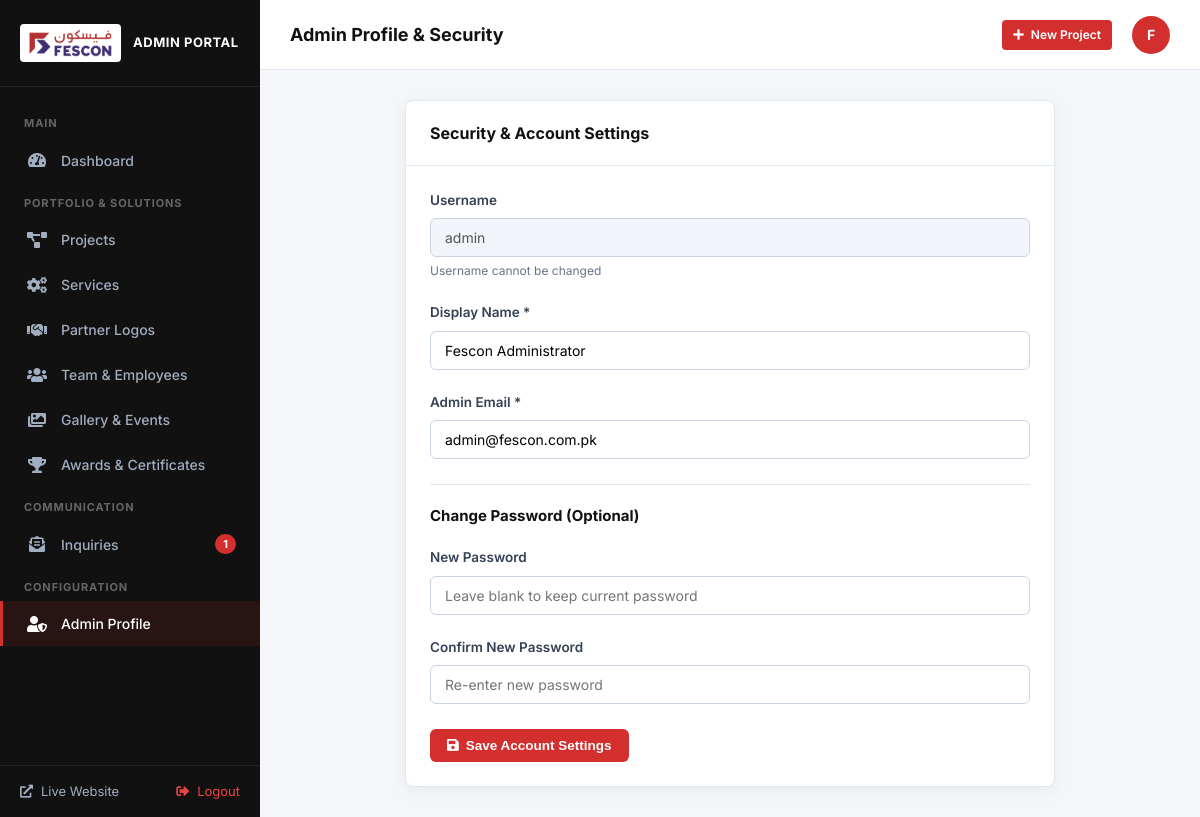
Screenshot of /admin/profile.php (signed in) with the database file from the repository.
### tables this page shows
CREATE TABLE users (
        id INTEGER PRIMARY KEY AUTOINCREMENT,
        username TEXT UNIQUE NOT NULL,
        password_hash TEXT NOT NULL,
        name TEXT NOT NULL,
        email TEXT NOT NULL,
        role TEXT DEFAULT 'admin',
        created_at DATETIME DEFAULT CURRENT_TIMESTAMP
    );

### includes/config.php (called while the page is built, shortened)
<?php
$scriptName = str_replace('\\', '/', $_SERVER['SCRIPT_NAME'] ?? '');
$scriptDir = dirname($scriptName);
if (!empty($_ENV['VERCEL']) || !empty($_SERVER['VERCEL']) || getenv('VERCEL')) {
    $base_url = '';
} else if ($scriptDir === '/' || $scriptDir === '\\') {
    $base_url = '';
} else {
    $parts = explode('/', trim($scriptDir, '/'));
    $knownPages = [
        'about-us', 'our-story', 'our-values', 'management-team', 'the-founder',
        'certifications', 'collaborations', 'blogs', 'gallery', 'awards', 'services', 'planning-and-designing',
        'epc-projects', 'energy-transmission-distribution', 'operation-maintenance',
        'mep-solutions', 'civil-works', 'projects', 'hse-policy', 'welfare-policy',
        'csr-policy', 'team', 'contact-us', 'careers', 'client-projects',
        'project-detail', 'service-detail', 'admin', 'api'
    ];
    if (!empty($parts) && in_array(end($parts), $knownPages)) {
        array_pop($parts);
    }
    $base_url = !empty($parts) ? '/' . implode('/', $parts) : '';
}
?>

### admin/auth.php (called while the page is built, shortened)
<?php
require_once __DIR__ . '/../includes/config.php';
function is_admin_logged_in() {
    return !empty($_SESSION['fescon_admin_logged_in']) && !empty($_SESSION['fescon_admin_id']);
}
function get_current_admin() {
    return [
        'id' => $_SESSION['fescon_admin_id'],
        'username' => $_SESSION['fescon_admin_username'] ?? 'admin',
        'name' => $_SESSION['fescon_admin_name'] ?? 'Administrator',
        'email' => $_SESSION['fescon_admin_email'] ?? 'admin@fescon.com.pk'
    ];
}
?>

### admin/profile.php (the view, shortened to what this page needs)
<?php
require_once __DIR__ . '/auth.php';
$db = get_db();
$current_admin = get_current_admin();
$admin_id = $current_admin['id'];
$userStmt = $db->prepare("SELECT * FROM users WHERE id = ?");
$userStmt->execute([$admin_id]);
$user = $userStmt->fetch();
$admin_page_title = 'Admin Profile & Security';
$active_tab = 'profile';
require_once __DIR__ . '/includes/header.php';
?>
<div class="admin-card" style="max-width: 650px; margin: 0 auto;">
    <div class="admin-card-header">
        <h3 class="admin-card-title">Security &amp; Account Settings</h3>
    </div>
    <div class="admin-card-body">
        <form method="POST" action="">
            <div class="form-group">
                <label for="username">Username</label>
                <input type="text" id="username" class="form-control" value="<?php echo htmlspecialchars($user['username']); ?>" disabled style="background:#f1f5f9; cursor:not-allowed;">
                <div class="form-text-help">Username cannot be changed</div>
            </div>
            <div class="form-group">
                <label for="name">Display Name *</label>
                <input type="text" id="name" name="name" class="form-control" value="<?php echo htmlspecialchars($_POST['name'] ?? $user['name']); ?>" required>
            </div>
            <div class="form-group">
                <label for="email">Admin Email *</label>
                <input type="email" id="email" name="email" class="form-control" value="<?php echo htmlspecialchars($_POST['email'] ?? $user['email']); ?>" required>
            </div>
            <div style="border-top: 1px solid var(--admin-border); margin: 25px 0 20px; padding-top: 20px;">
                <h4 style="font-size: 15px; margin-bottom: 14px; color:#111;">Change Password (Optional)</h4>
            </div>
            <div class="form-group">
                <label for="new_password">New Password</label>
                <input type="password" id="new_password" name="new_password" class="form-control" placeholder="Leave blank to keep current password">
            </div>
            <div class="form-group">
                <label for="confirm_password">Confirm New Password</label>
                <input type="password" id="confirm_password" name="confirm_password" class="form-control" placeholder="Re-enter new password">
            </div>
            <div style="margin-top: 25px;">
                <button type="submit" class="btn-admin btn-admin-primary">
                    <i class="fas fa-save"></i> Save Account Settings
                </button>
            </div>
        </form>
    </div>
</div>
<?php require_once __DIR__ . '/includes/footer.php'; ?>

### admin/includes/header.php (shortened to what this page needs)
<?php
require_once __DIR__ . '/../auth.php';
$current_admin = get_current_admin();
$db = get_db();
$unread_count = $db->query("SELECT COUNT(*) FROM inquiries WHERE is_read = 0")->fetchColumn();
?>
<!DOCTYPE html>
<html lang="en">
<head>
    <link rel="stylesheet" href="https://cdnjs.cloudflare.com/ajax/libs/font-awesome/5.15.4/css/all.min.css">
    <link rel="stylesheet" href="<?php echo $base_url; ?>/admin/assets/css/admin.css">
</head>
<body class="admin-body">
<aside class="admin-sidebar" id="adminSidebar">
    <a href="<?php echo $base_url; ?>/admin/index.php" class="sidebar-brand">
        <img src="<?php echo $base_url; ?>/assets/images/logo.png" alt="Fescon">
        <span>Admin Portal</span>
    </a>
    <ul class="sidebar-menu">
        <li class="sidebar-menu-title">Main</li>
        <li class="<?php echo ($active_tab ?? '') === 'dashboard' ? 'active' : ''; ?>">
            <a href="<?php echo $base_url; ?>/admin/index.php">
                <i class="fas fa-tachometer-alt"></i>
                <span>Dashboard</span>
            </a>
        </li>
        <li class="sidebar-menu-title">Portfolio &amp; Solutions</li>
        <li class="<?php echo ($active_tab ?? '') === 'projects' ? 'active' : ''; ?>">
            <a href="<?php echo $base_url; ?>/admin/projects.php">
                <i class="fas fa-project-diagram"></i>
                <span>Projects</span>
            </a>
        </li>
        <li class="<?php echo ($active_tab ?? '') === 'services' ? 'active' : ''; ?>">
            <a href="<?php echo $base_url; ?>/admin/services.php">
                <i class="fas fa-cogs"></i>
                <span>Services</span>
            </a>
        </li>
        <li class="<?php echo ($active_tab ?? '') === 'clients' ? 'active' : ''; ?>">
            <a href="<?php echo $base_url; ?>/admin/clients.php">
                <i class="fas fa-handshake"></i>
                <span>Partner Logos</span>
            </a>
        </li>
        <li class="<?php echo ($active_tab ?? '') === 'team' ? 'active' : ''; ?>">
            <a href="<?php echo $base_url; ?>/admin/team.php">
                <i class="fas fa-users"></i>
                <span>Team &amp; Employees</span>
            </a>
        </li>
        <li class="<?php echo ($active_tab ?? '') === 'gallery' ? 'active' : ''; ?>">
            <a href="<?php echo $base_url; ?>/admin/gallery.php">
                <i class="fas fa-images"></i>
                <span>Gallery &amp; Events</span>
            </a>
        </li>
        <li class="<?php echo ($active_tab ?? '') === 'awards' ? 'active' : ''; ?>">
            <a href="<?php echo $base_url; ?>/admin/awards.php">
                <i class="fas fa-trophy"></i>
                <span>Awards &amp; Certificates</span>
            </a>
        </li>
        <li class="sidebar-menu-title">Communication</li>
        <li class="<?php echo ($active_tab ?? '') === 'inquiries' ? 'active' : ''; ?>">
            <a href="<?php echo $base_url; ?>/admin/inquiries.php">
                <i class="fas fa-envelope-open-text"></i>
                <span>Inquiries</span>
                <?php if ($unread_count > 0): ?>
                    <span class="badge"><?php echo $unread_count; ?></span>
                <?php endif; ?>
            </a>
        </li>
        <li class="sidebar-menu-title">Configuration</li>
        <li class="<?php echo ($active_tab ?? '') === 'profile' ? 'active' : ''; ?>">
            <a href="<?php echo $base_url; ?>/admin/profile.php">
                <i class="fas fa-user-shield"></i>
                <span>Admin Profile</span>
            </a>
        </li>
    </ul>
    <div class="sidebar-footer">
        <a href="<?php echo $base_url; ?>/" target="_blank">
            <i class="fas fa-external-link-alt"></i> Live Website
        </a>
        <a href="<?php echo $base_url; ?>/admin/logout.php" title="Sign Out" style="color:#ef4444;">
            <i class="fas fa-sign-out-alt"></i> Logout
        </a>
    </div>
</aside>
<div class="admin-main">
    <header class="admin-topbar">
        <div class="topbar-left">
            <div class="topbar-page-title">
                <?php echo htmlspecialchars($admin_page_title ?? 'Dashboard'); ?>
            </div>
        </div>
        <div class="topbar-right">
            <a href="<?php echo $base_url; ?>/admin/project-form.php" class="btn-admin btn-admin-primary btn-admin-sm">
                <i class="fas fa-plus"></i> New Project
            </a>
            <div class="topbar-user">
                <div class="topbar-avatar">
                    <?php echo strtoupper(substr($current_admin['name'], 0, 1)); ?>
                </div>
            </div>
        </div>
    </header>
    <main class="admin-content">

### rows the page displays
users: name "F", username "admin", name "Fescon Administrator", email "admin@fescon.com.pk"

### other values shown
$unread_count "1"
$admin_page_title "Admin Profile & Security"
